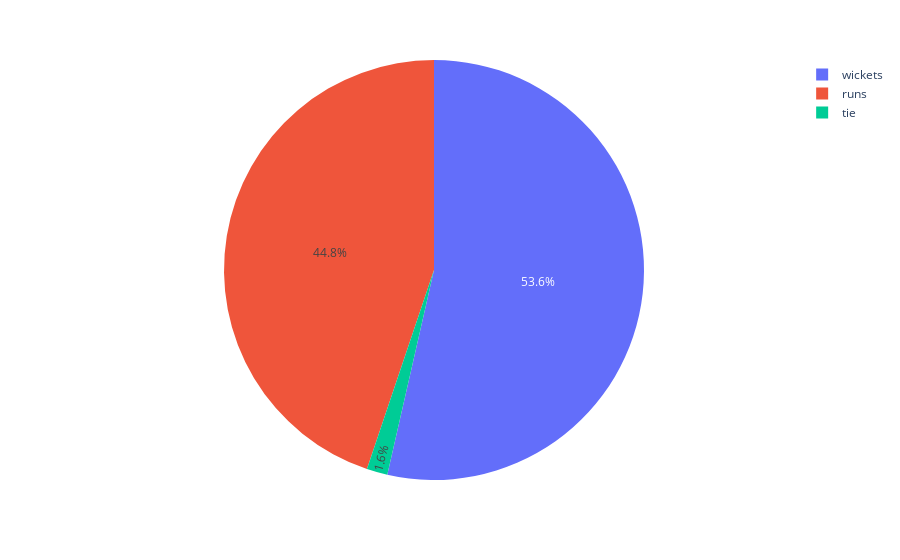

Notebook source saved alongside this figure:
### Code cell
fig = px.pie(data_frame=res, values = 'count', names = 'result')
fig.show()

### Figure 1 — Plotly figure (JSON) as saved in the notebook; plotly's stock layout.template omitted (floating-point values rounded to 4 significant figures)
{"data": [{"domain": {"x": [0, 1], "y": [0, 1]}, "hovertemplate": "result=%{label}<br>count=%{value}<extra></extra>", "labels": ["wickets", "runs", "tie"], "legendgroup": "", "name": "", "showlegend": true, "type": "pie", "values": [435, 364, 13]}], "layout": {"legend": {"tracegroupgap": 0}, "margin": {"t": 60}}}
